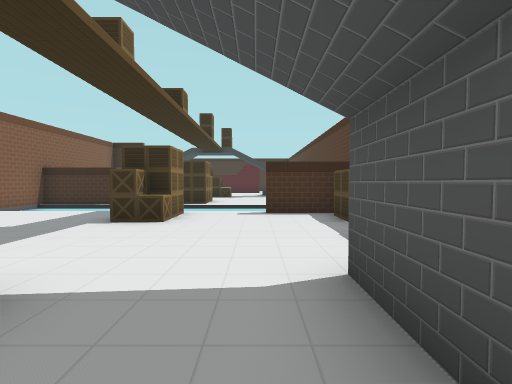
view 1 (above)

16 first-person views from a walk through a Unity game level. The camera is 1.5 m above the floor, tilts 2° down and sees 85° across. The floor is counted in squares, 2 m on a side. Each view is taken from the middle of a square. On the plan, view 1 faces up. The plan holds only what a view shows up to about 10 squares ahead; the rest is blank. The place goes on beyond the plan.

view 2
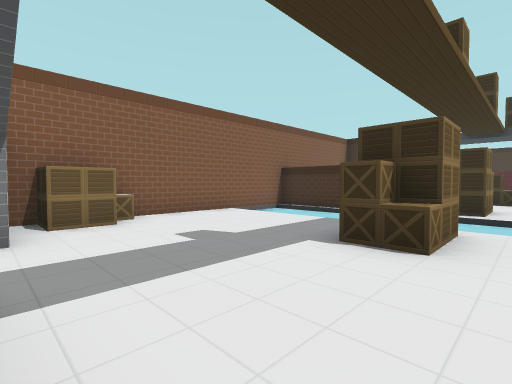

view 3
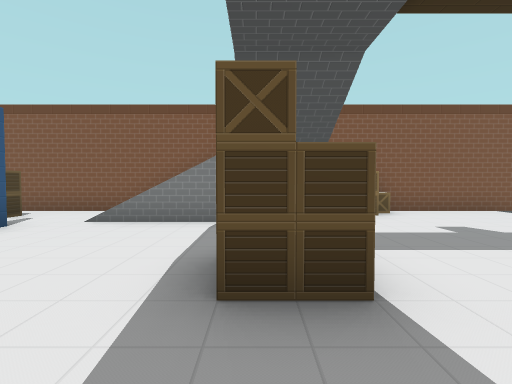

view 4
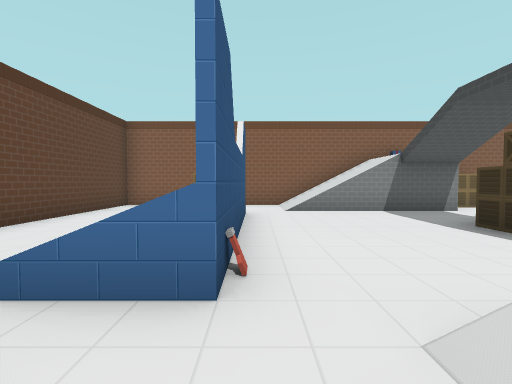

view 5
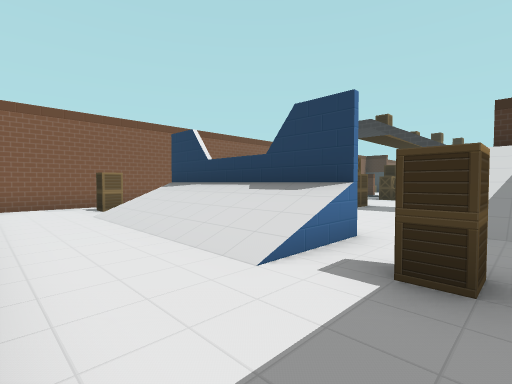

view 6
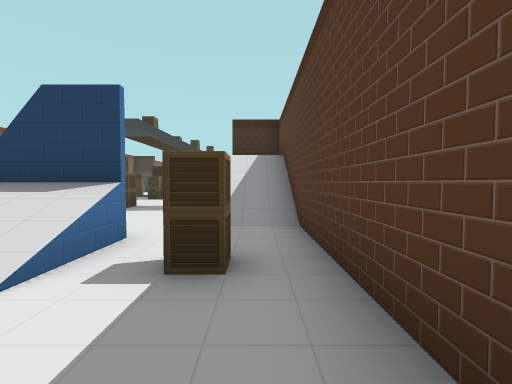

view 7
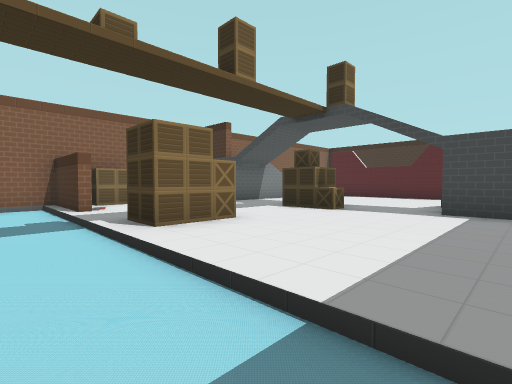

view 8
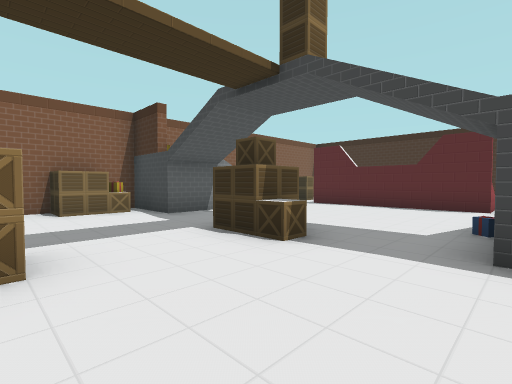

view 9
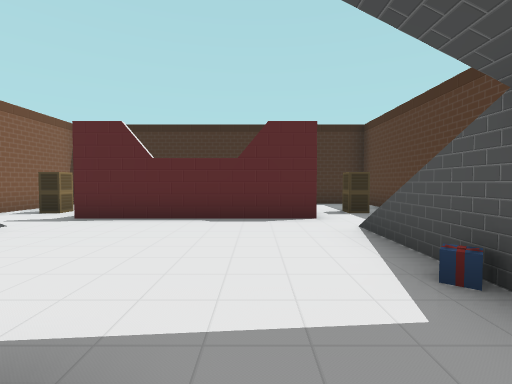

view 10
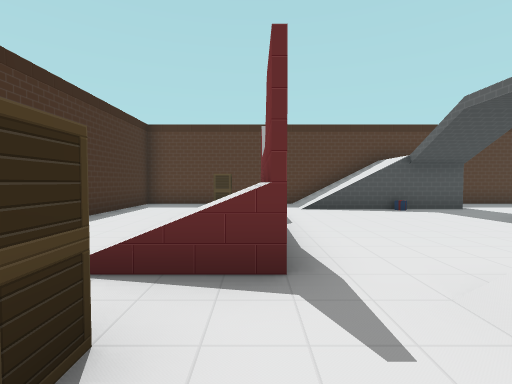

view 11
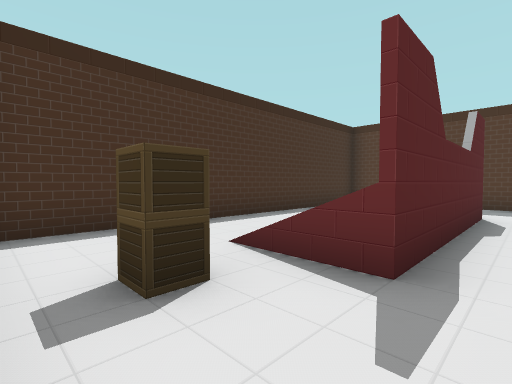

view 12
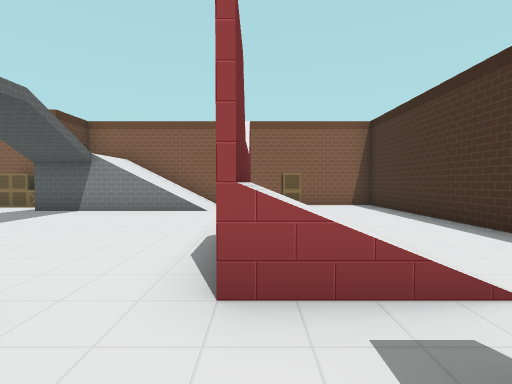

view 13
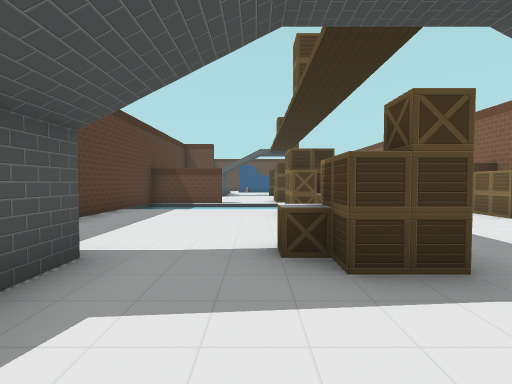

view 14
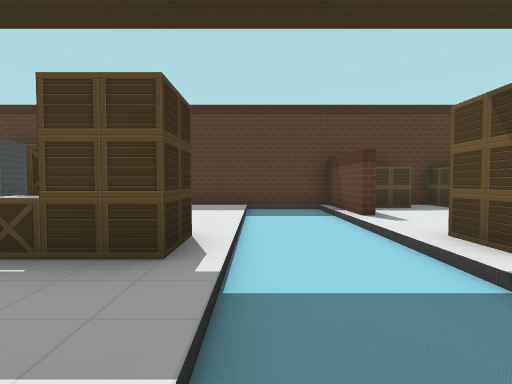

view 15
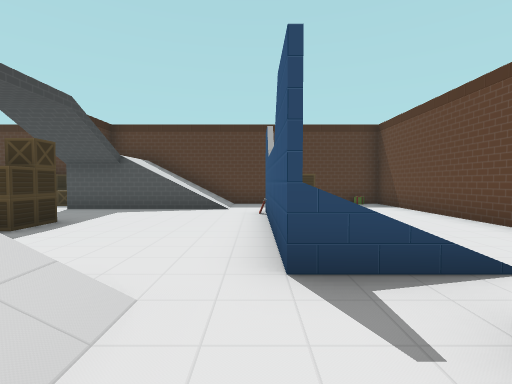

view 16
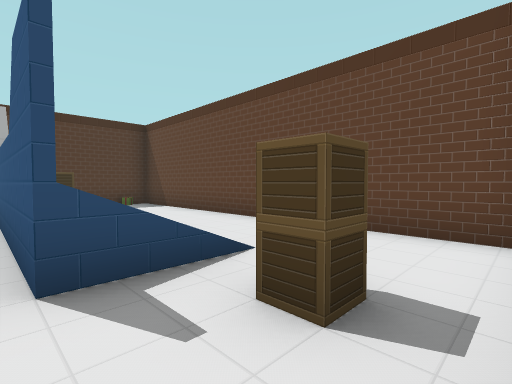

### Floor plan
Key: @ floor where view 1 was taken; # wall or solid block; . main floor; - floor 0.25 m lower than the main floor; : floor 3 m higher than the main floor; / step, stairs or slope; = window, fence, low wall or low ledge; ^ raised ledge.
Columns run from 8 left of view 1 to 3 right of it. Each row starts with its distance up from view 1.
 24 ############
 23 #..........#
 22 #..........#
 21 #.#//////#.#
 20 #../#####..#
 19 #..........#
 18 #///.....//#
 17 #///.....//#
 16 #///.....//#
 15 #://.....::#
 14  ##/..#..//#
 13 ##.........#
 12 #..........#
 11 ##....#....#
 10 ####..#....#
  9 #//////////#
  8 #----------#
  7 #////////###
  6 #.....#...##
  5 #..........#
  4 ##........##
  3 ##........^#
  2 #::/.....:##
  1 #::/.##..::#
  0 #///....@//#
 -1 #///.....//#
 -2 #///.....//#
 -3 #...##=##..#
 -4 #..//////..#
 -5 #.#//////..#
 -6 #..........#
 -7 #..........#
 -8 ############

Where each view was taken, in squares from view 1:
view 1: 0 up, 0 right, facing up
view 2: 2 up, 1 left, facing up-left
view 3: 1 up, 0 right, facing left
view 4: 3 down, 2 right, facing left
view 5: 7 down, 2 right, facing up-left
view 6: 7 down, 2 right, facing up
view 7: 8 up, 2 right, facing up-left
view 8: 11 up, 1 right, facing up-left
view 9: 14 up, 1 left, facing up
view 10: 20 up, 7 left, facing right
view 11: 19 up, 7 left, facing up-right
view 12: 20 up, 2 right, facing left
view 13: 17 up, 1 left, facing down
view 14: 9 up, 5 left, facing right
view 15: 3 down, 7 left, facing right
view 16: 3 down, 7 left, facing down-right
